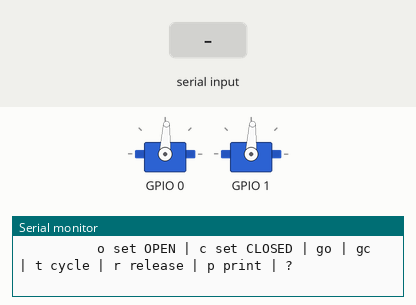
This sketch was run on a simulated ESP32. On the bench: 2 × servo, the last lines printed to the serial monitor. Wiring (inferred from the names in the program): PCA9685 PWM driver at I2C address 0x40. The test bench sets the inputs (shaded band). Servo pulses on a pin are drawn as a servo (544–2400 µs = 0–180°).

Above: at 2.0 s.
2.1 s: "30,150,10\n" received over Serial
At 2.5 s:
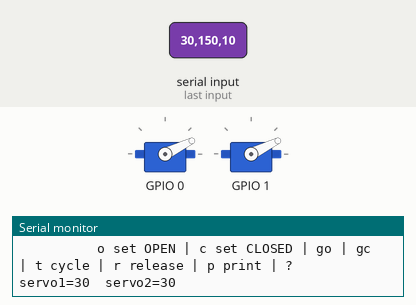
3.6 s: "u90\n" received over Serial
At 4.8 s:
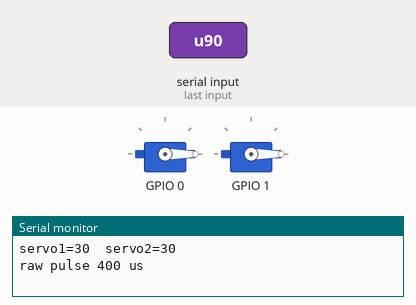
5.1 s: "200\n" received over Serial
At 5.9 s:
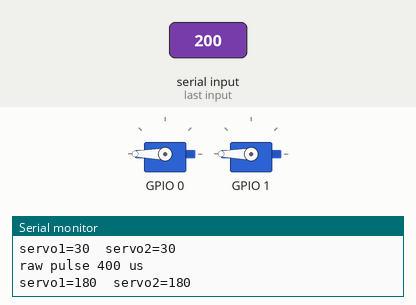
6.6 s: "-\n" received over Serial
At 7.1 s:
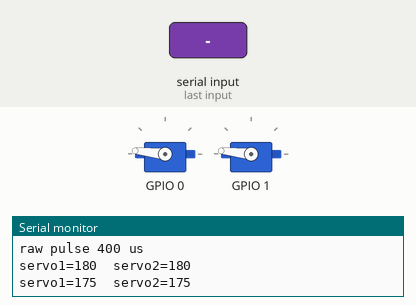
8.1 s: "+\n" received over Serial
At 9.3 s:
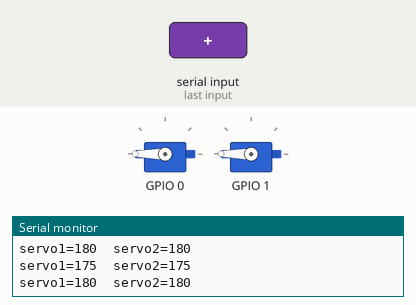
9.6 s: "90,45,200\n" received over Serial
At 10.6 s:
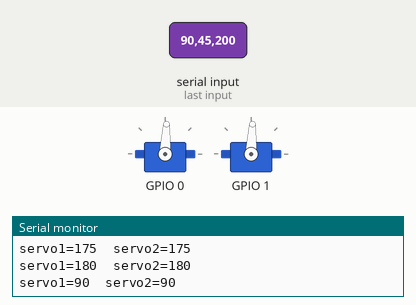
Timing chart, 0 to 12.1 s (numbered marks = the images above; inputs shaded):
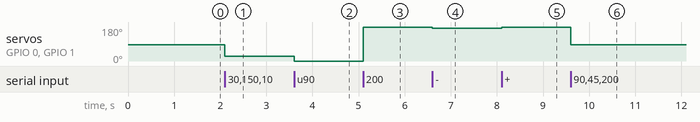

The sketch:

Servo_Test.ino
```cpp
/*
 * Servo_Test.ino — interactive PCA9685 servo calibration tool.
 *
 * Open Serial Monitor: 115200 baud, line ending = "Newline".
 * Type a command and press Enter.
 *
 * Wiring: PCA9685 VCC->3.3V, GND->GND, SDA->GPIO35, SCL->GPIO36,
 *         V+ -> 5-6 V servo supply (GND common), servo1->ch0, servo2->ch1.
 *
 * COMMANDS
 *   1 / 2 / 3     select servo 1 / servo 2 / BOTH
 *   <number>      move selected servo(s) to that angle (0-180), e.g. 45
 *   + / -         selected servo +5 / -5 degrees
 *   . / ,         selected servo +1 / -1 degree
 *   u <us>        raw pulse in microseconds, e.g. u 1500 (finds true end stops)
 *   o             store current angle as OPEN   for selected servo(s)
 *   c             store current angle as CLOSED for selected servo(s)
 *   go            move selected servo(s) to stored OPEN
 *   gc            move selected servo(s) to stored CLOSED
 *   t             run the real cycle: CLOSED -> OPEN 10 s -> CLOSED (x3)
 *   r             release (PWM off, servo goes limp — handy to position by hand)
 *   p             print values to paste into Config.h
 *   ?             show this help
 *
 * HOW TO CALIBRATE
 *   1. Type 1, then use + / - to find the angle where flap 1 is fully CLOSED
 *      (flat on the box, no humming). Type c.  Open the flap by hand/angle
 *      with + / - until it is wide enough, type o.
 *   2. Repeat with 2 for flap 2.
 *   3. Type t to watch the real cycle, then p and copy the result.
 *
 * If the servo hums at an end stop, back the angle off by a few degrees.
 */
#include <Wire.h>

#define SDA_PIN   35
#define SCL_PIN   36
#define PCA_ADDR  0x40

#define MIN_US    500
#define MAX_US    2400
#define OPEN_MS   10000UL   // must match SERVO_STEP_OPEN_MS in Config.h

int  curAngle[2]    = { 90, 90 };
int  openAngle[2]   = { 90, 90 };
int  closedAngle[2] = { 0, 180 };   // your measured values
int  sel = 3;                       // 1, 2 or 3 (both)
#define SEQ_DELAY_MS 800            // must match SERVO_SEQ_DELAY_MS in Config.h

static void pcaWrite(uint8_t reg, const uint8_t* d, uint8_t n) {
    Wire.beginTransmission(PCA_ADDR);
    Wire.write(reg);
    for (uint8_t i = 0; i < n; i++) Wire.write(d[i]);
    Wire.endTransmission();
}

static void setPulse(uint8_t ch, uint32_t us) {
    uint16_t off = us * 4096UL / 20000UL;
    uint8_t b[4] = { 0, 0, (uint8_t)(off & 0xFF), (uint8_t)(off >> 8) };
    pcaWrite(0x06 + 4 * ch, b, 4);
}

static void release(uint8_t ch) {          // full-OFF bit: no pulses at all
    uint8_t b[4] = { 0, 0, 0, 0x10 };
    pcaWrite(0x06 + 4 * ch, b, 4);
}

static void setAngle(uint8_t ch, int angle) {
    angle = constrain(angle, 0, 180);
    curAngle[ch] = angle;
    setPulse(ch, MIN_US + (uint32_t)angle * (MAX_US - MIN_US) / 180UL);
}

static bool isSel(int ch) { return sel == 3 || sel == ch + 1; }

static void moveSel(int angle) {
    for (int ch = 0; ch < 2; ch++) if (isSel(ch)) setAngle(ch, angle);
    Serial.printf("servo1=%d  servo2=%d\n", curAngle[0], curAngle[1]);
}

static void nudge(int d) {
    for (int ch = 0; ch < 2; ch++) if (isSel(ch)) setAngle(ch, curAngle[ch] + d);
    Serial.printf("servo1=%d  servo2=%d\n", curAngle[0], curAngle[1]);
}

// Same order as the firmware: OPEN = servo1 then servo2, CLOSE = servo2 then servo1.
static void moveStored(bool open) {
    int first  = open ? 0 : 1;
    int second = open ? 1 : 0;
    if (isSel(first))  setAngle(first,  open ? openAngle[first]  : closedAngle[first]);
    if (sel == 3) delay(SEQ_DELAY_MS);
    if (isSel(second)) setAngle(second, open ? openAngle[second] : closedAngle[second]);
    Serial.printf("-> %s  servo1=%d  servo2=%d\n", open ? "OPEN" : "CLOSED",
                  curAngle[0], curAngle[1]);
}

static void printConfig() {
    Serial.println("\n---- stored values ----");
    Serial.printf("servo1: OPEN=%d  CLOSED=%d\n", openAngle[0], closedAngle[0]);
    Serial.printf("servo2: OPEN=%d  CLOSED=%d\n", openAngle[1], closedAngle[1]);
    Serial.println("---- paste into Config.h ----");
    Serial.printf("#define SERVO1_OPEN_ANGLE     %d\n", openAngle[0]);
    Serial.printf("#define SERVO1_CLOSED_ANGLE   %d\n", closedAngle[0]);
    Serial.printf("#define SERVO2_OPEN_ANGLE     %d\n", openAngle[1]);
    Serial.printf("#define SERVO2_CLOSED_ANGLE   %d\n", closedAngle[1]);
    Serial.println("-----------------------------\n");
}

static void help() {
    Serial.println(
        "\nCommands: 1/2/3 select | <deg> | +/- (5) | ./, (1) | u <us> |\n"
        "          o set OPEN | c set CLOSED | go | gc | t cycle | r release | p print | ?\n");
}

static void runCycle() {
    Serial.println("Cycle x3: CLOSED -> OPEN (10 s) -> CLOSED");
    for (int i = 1; i <= 3; i++) {
        Serial.printf("[%d/3] CLOSED\n", i);
        moveStored(false);
        delay(3000);
        Serial.printf("[%d/3] OPEN for 10 s (pipette now)\n", i);
        moveStored(true);
        unsigned long t0 = millis();
        while (millis() - t0 < OPEN_MS) {
            if ((millis() - t0) % 2000 < 20) Serial.printf("  %lu s\n", (millis() - t0) / 1000);
            delay(20);
        }
    }
    moveStored(false);
    Serial.println("Cycle done (CLOSED).");
}

void setup() {
    Serial.begin(115200);
    delay(800);
    Wire.begin(SDA_PIN, SCL_PIN);

    Wire.beginTransmission(PCA_ADDR);
    if (Wire.endTransmission() != 0) {
        Serial.println("PCA9685 NOT FOUND at 0x40 - check SDA/SCL/VCC/GND");
        while (true) delay(1000);
    }
    uint8_t v = 0x10; pcaWrite(0x00, &v, 1);   // sleep
    v = 121;          pcaWrite(0xFE, &v, 1);   // 50 Hz
    v = 0x20;         pcaWrite(0x00, &v, 1);   // wake + auto-increment
    delay(5);
    v = 0xA0;         pcaWrite(0x00, &v, 1);   // restart

    Serial.println("PCA9685 OK. Servos start at 90 deg.");
    setAngle(0, 90);
    setAngle(1, 90);
    help();
}

void loop() {
    if (!Serial.available()) return;
    String s = Serial.readStringUntil('\n');
    s.trim();
    if (s.length() == 0) return;

    if (s == "1" || s == "2" || s == "3") {
        sel = s.toInt();
        Serial.printf("selected: %s\n", sel == 3 ? "BOTH" : (sel == 1 ? "servo 1" : "servo 2"));
    } else if (s == "+") nudge(5);
    else if (s == "-") nudge(-5);
    else if (s == ".") nudge(1);
    else if (s == ",") nudge(-1);
    else if (s[0] == 'u' || s[0] == 'U') {
        int us = constrain(s.substring(1).toInt(), 400, 2600);
        for (int ch = 0; ch < 2; ch++) if (isSel(ch)) setPulse(ch, us);
        Serial.printf("raw pulse %d us\n", us);
    } else if (s == "o") {
        for (int ch = 0; ch < 2; ch++) if (isSel(ch)) openAngle[ch] = curAngle[ch];
        Serial.printf("OPEN saved: servo1=%d servo2=%d\n", openAngle[0], openAngle[1]);
    } else if (s == "c") {
        for (int ch = 0; ch < 2; ch++) if (isSel(ch)) closedAngle[ch] = curAngle[ch];
        Serial.printf("CLOSED saved: servo1=%d servo2=%d\n", closedAngle[0], closedAngle[1]);
    } else if (s == "go") moveStored(true);
    else if (s == "gc") moveStored(false);
    else if (s == "t") runCycle();
    else if (s == "r") {
        for (int ch = 0; ch < 2; ch++) if (isSel(ch)) release(ch);
        Serial.println("released (limp)");
    } else if (s == "p") printConfig();
    else if (s == "?") help();
    else if (isDigit(s[0])) moveSel(s.toInt());
    else Serial.println("unknown command, type ?");
}
```

Measured:
- after the input at 2.1 s, servo on GPIO 0, servo on GPIO 1: 87° → 26° at once
- after the input at 3.6 s, servo on GPIO 0, servo on GPIO 1: 26° → 0° at once
- after the input at 5.1 s, servo on GPIO 0, servo on GPIO 1: 0° → 180° at once
- after the input at 6.6 s, servo on GPIO 0, servo on GPIO 1: 180° → 174° at once
- after the input at 8.1 s, servo on GPIO 0, servo on GPIO 1: 174° → 180° at once
- after the input at 9.6 s, servo on GPIO 0, servo on GPIO 1: 180° → 87° at once
